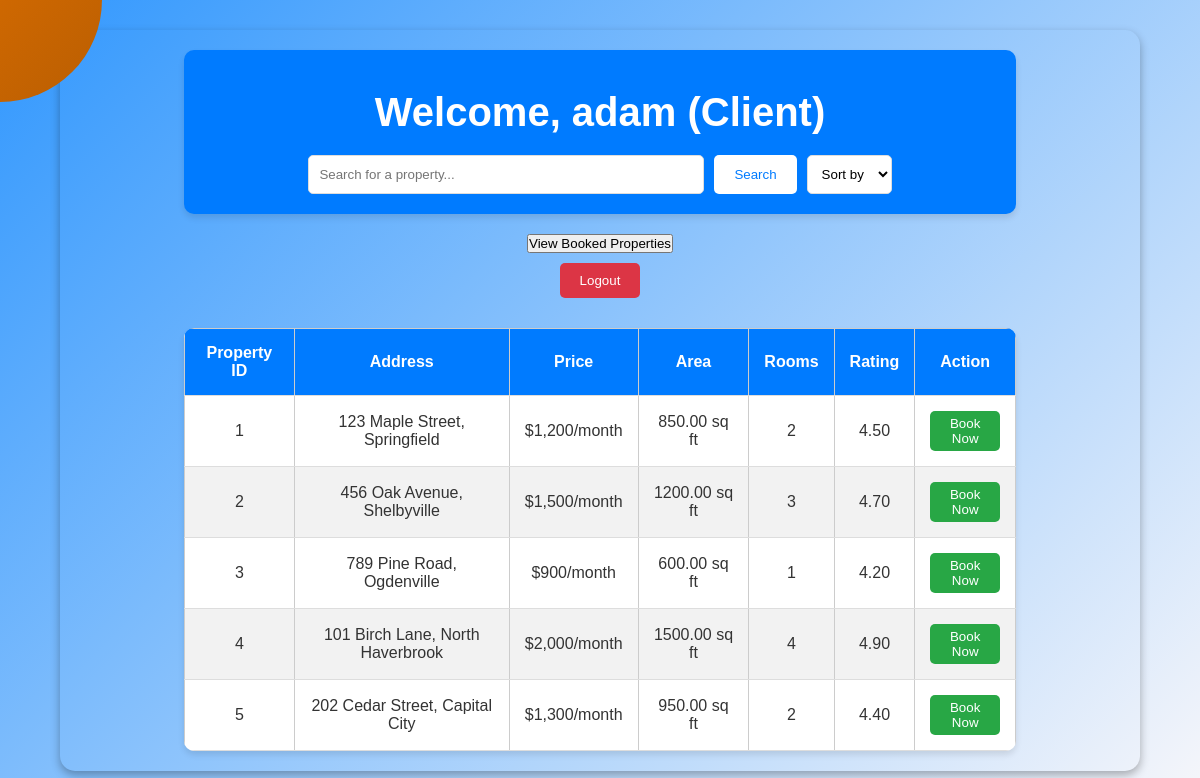
Screenshot of /client-dashboard.php (signed in) with the database file from the repository.
### tables this page shows
CREATE TABLE property (
    property_id INT AUTO_INCREMENT PRIMARY KEY,
    address VARCHAR(64),
    value INT,
    area DECIMAL(8,2),
    rooms INT,
    rating DECIMAL(3,2)
);

### client-dashboard.php (the view, shortened to what this page needs)
<?php
include("dbconnect.php");
$username = $_SESSION['username'];
$searchQuery = "";
$sortQuery = "";
$query = "SELECT * FROM property $searchQuery $sortQuery";
$result = mysqli_query($conn, $query);
$showBookedProperties = isset($_POST['viewBookedProperties']) ? true : false;
$bookedPropertiesQuery = "";
?>
<!DOCTYPE html>
<html lang="en">
<head>
    <link rel="stylesheet" href="styles.css">
    <link rel="stylesheet" href="client_styles.css">
</head>
<body>
<div class="dashboard">
    <div class="search-panel">
        <h1 class="welcome-heading">Welcome, <?php echo htmlspecialchars($username); ?> (Client)</h1>
        <form method="POST" action="">
            <input type="text" name="searchTerm" placeholder="Search for a property..." required>
            <button type="submit" name="search" class="search-button">Search</button>
            <select name="sortOption" onchange="this.form.submit()">
                <option value="">Sort by</option>
            </select>
        </form>
    </div>
    <form method="POST" action="">
        <button type="submit" name="viewBookedProperties" class="search-button">View Booked Properties</button>
    </form>
    <form method="POST" action="logout.php">
        <button type="submit" class="logout-button">Logout</button>
    </form>
    <div class="search-results">
        <table>
            <thead>
                <tr>
                    <th>Property ID</th>
                    <th>Address</th>
                    <th>Price</th>
                    <th>Area</th>
                    <th>Rooms</th>
                    <th>Rating</th>
                    <th>Action</th>
                </tr>
            </thead>
            <tbody>
                <?php
                if ($showBookedProperties) {
                    $result = mysqli_query($conn, $bookedPropertiesQuery);
                    if ($result && mysqli_num_rows($result) > 0) {
                        while ($property = mysqli_fetch_assoc($result)) {
                            echo "<tr>";
                            echo "<td>" . htmlspecialchars($property['property_id']) . "</td>";
                            echo "<td>" . htmlspecialchars($property['address']) . "</td>";
                            echo "<td>$" . number_format($property['value']) . "/month</td>";
                            echo "<td>" . htmlspecialchars($property['area']) . " sq ft</td>";
                            echo "<td>" . htmlspecialchars($property['rooms']) . "</td>";
                            echo "<td>" . htmlspecialchars($property['rating']) . "</td>";
                            echo "<td>Booked</td>";
                            echo "</tr>";
                        }
                    } else {
                        echo "<tr><td colspan='7'>No booked properties found.</td></tr>";
                    }
                } else {
                    if ($result && mysqli_num_rows($result) > 0) {
                        while ($property = mysqli_fetch_assoc($result)) {
                            echo "<tr>";
                            echo "<td>" . htmlspecialchars($property['property_id']) . "</td>";
                            echo "<td>" . htmlspecialchars($property['address']) . "</td>";
                            echo "<td>$" . number_format($property['value']) . "/month</td>";
                            echo "<td>" . htmlspecialchars($property['area']) . " sq ft</td>";
                            echo "<td>" . htmlspecialchars($property['rooms']) . "</td>";
                            echo "<td>" . htmlspecialchars($property['rating']) . "</td>";
                            echo "<td><button class='view-details' onclick='showPaymentPopup(" . $property['property_id'] . ")'>Book Now</button></td>";
                            echo "</tr>";
                        }
                    } else {
                        echo "<tr><td colspan='7'>No properties found.</td></tr>";
                    }
                }
                ?>
            </tbody>
        </table>
    </div>
</div>
</body>
</html>

### styles.css (style rules this page uses)
* { margin: 0; padding: 0; box-sizing: border-box; font-family: Arial, sans-serif; }
body { display: flex; justify-content: center; align-items: center; min-height: 100vh; background: linear-gradient(135deg, rgba(0, 128, 255, 0.8), rgba(255, 255, 255, 0.2)); }
h1 { text-align: center; margin-bottom: 20px; color: #fff; }
body::before { content: ''; position: fixed; top: 0; left: 0; width: 100%; height: 100%; background: inherit; filter: invert(100%); clip-path: circle(0% at 0 0); transition: clip-path 0.2s ease; z-index: 0; pointer-events: none; }
.dashboard { display: flex; width: 90%; height: 90%; box-shadow: 0 4px 10px rgba(0, 0, 0, 0.3); border-radius: 15px; overflow: hidden; }
.search-panel { margin: 0 auto; width: 90%; text-align: center; }
.search-panel input[type="text"] { padding: 10px; width: 60%; border: 1px solid #ccc; border-radius: 4px; }
.search-panel .search-button { padding: 10px 15px; background-color: #007bff; color: white; border: none; border-radius: 4px; cursor: pointer; }
.search-results table { width: 100%; border-collapse: collapse; margin-top: 20px; }
.search-results th, .search-results td { border: 1px solid #ccc; padding: 10px; text-align: center; }
.search-results th { background-color: #007bff; color: white; }
.search-results tbody tr:nth-child(even) { background-color: #f2f2f2; }
.view-details { padding: 5px 10px; background-color: #007bff; color: white; border: none; border-radius: 4px; cursor: pointer; }

### client_styles.css (style rules this page uses)
body { font-family: Arial, sans-serif; margin: 0; padding: 0; background-color: #f4f4f9; color: #333; }
.welcome-heading { text-align: center; font-size: 2.5rem; font-weight: bold; margin: 20px 0; color: #fff; }
.dashboard { display: flex; flex-direction: column; align-items: center; padding: 20px; }
.search-panel { background-color: #007BFF; box-shadow: 0 4px 6px rgba(0, 0, 0, 0.1); padding: 20px; border-radius: 10px; width: 80%; margin-bottom: 20px; text-align: center; }
.search-panel form { display: flex; gap: 10px; justify-content: center; }
.search-panel input[type="text"] { width: 50%; padding: 10px; border: 1px solid #ddd; border-radius: 5px; }
.search-panel select { padding: 10px; border-radius: 5px; border: 1px solid #ddd; background-color: #fff; cursor: pointer; }
.search-panel .search-button { background-color: #fff; color: #007BFF; padding: 10px 20px; border: none; border-radius: 5px; cursor: pointer; transition: background-color 0.3s, color 0.3s; }
.search-results { width: 80%; margin-top: 20px; }
.search-results table { width: 100%; border-collapse: collapse; margin: auto; background-color: #fff; box-shadow: 0 4px 6px rgba(0, 0, 0, 0.1); border-radius: 10px; overflow: hidden; text-align: center; }
.search-results table thead { background-color: #007BFF; color: #fff; }
.search-results table th, .search-results table td { padding: 15px; border-bottom: 1px solid #ddd; text-align: center; }
.search-results table td button.view-details { background-color: #28a745; color: #fff; padding: 5px 10px; border: none; border-radius: 5px; cursor: pointer; transition: background-color 0.3s; }
.logout-button { background-color: #dc3545; color: #fff; padding: 10px 20px; border: none; border-radius: 5px; cursor: pointer; margin: 10px; text-align: center; }

### rows the page displays
property: property_id "1", address "123 Maple Street, Springfield", value "1,200", area "850.00", rooms "2", rating "4.50"
property: property_id "2", address "456 Oak Avenue, Shelbyville", value "1,500", area "1200.00", rooms "3", rating "4.70"
property: property_id "3", address "789 Pine Road, Ogdenville", value "900", area "600.00", rooms "1", rating "4.20"
property: property_id "4", address "101 Birch Lane, North Haverbrook", value "2,000", area "1500.00", rooms "4", rating "4.90"
property: property_id "5", address "202 Cedar Street, Capital City", value "1,300", area "950.00", rooms "2", rating "4.40"

### other values shown
$username "adam"
